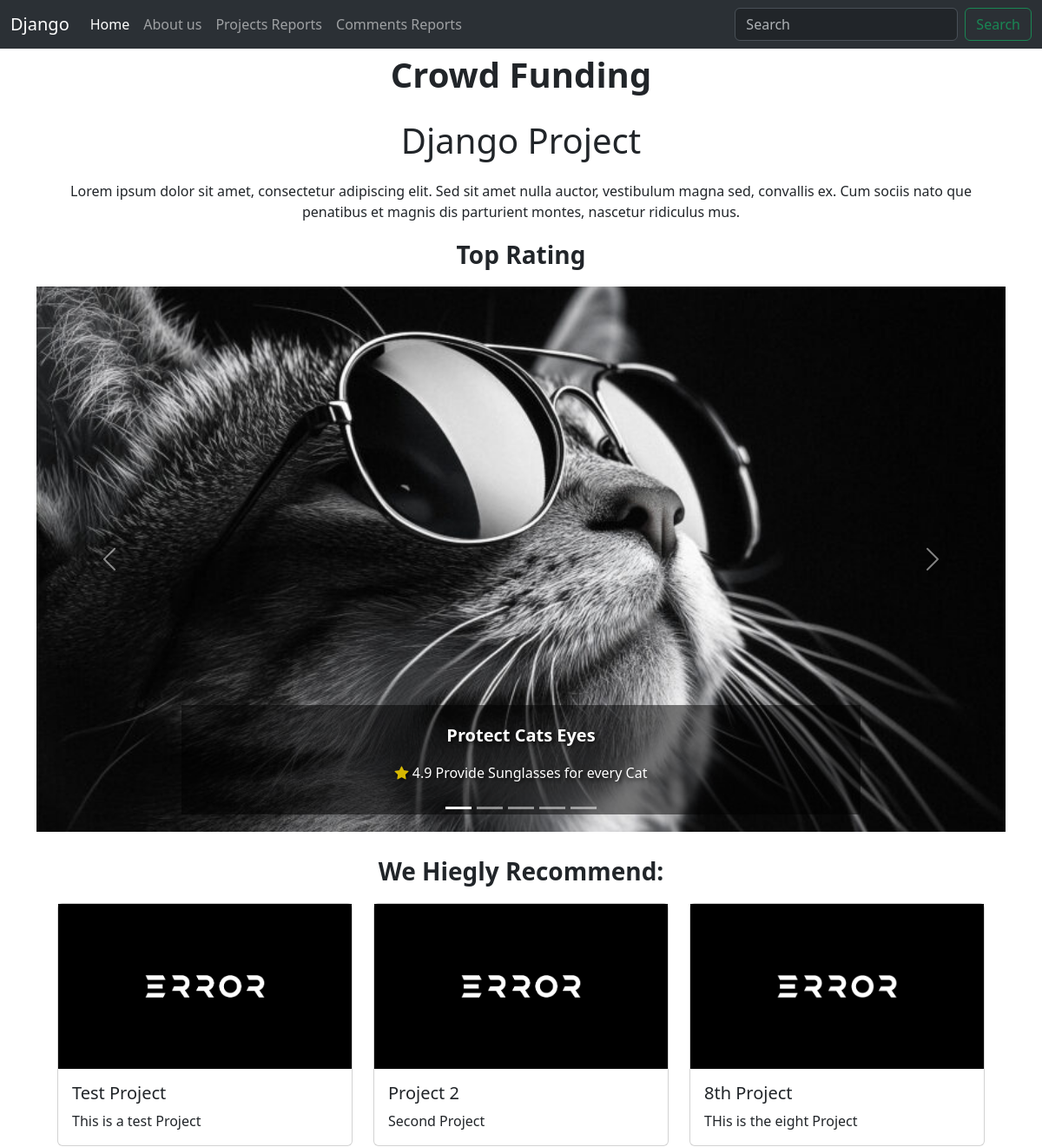
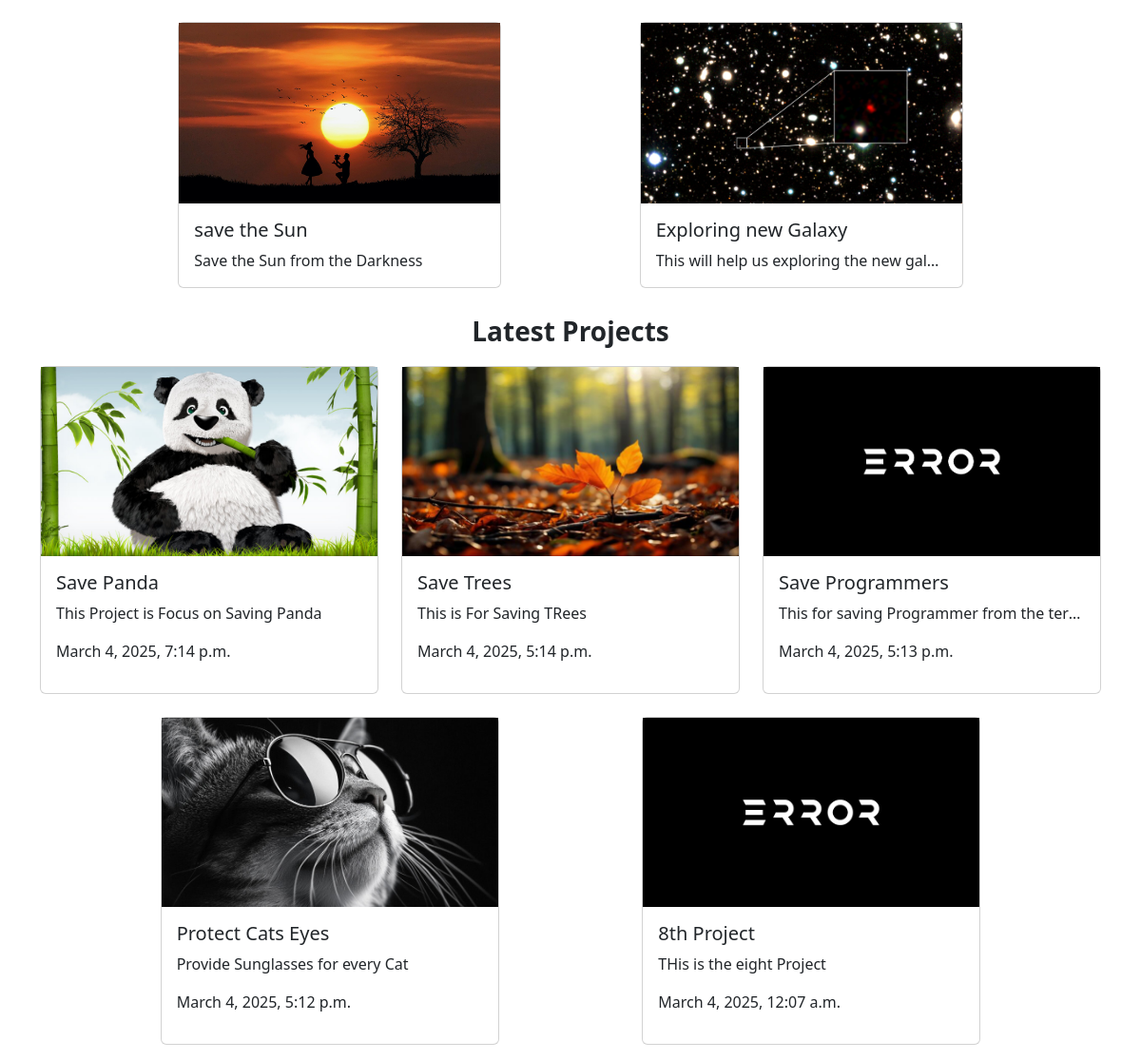
/home/, run on the app's committed database (2 pictures, top to bottom).
### crowdFunding/models.py (models this page shows, shortened)
class Project(models.Model):
    id = models.AutoField(primary_key=True)
    title = models.CharField(max_length=255)
    details = models.TextField()
    state = models.CharField(max_length=10 , choices= [['Open' , 'Open'] , ['Done' , 'Done'] , ['Cancelled' , 'Cancelled']])
    deadline = models.DateField()
    created_at = models.DateTimeField(auto_now_add=True)
    updated_at = models.DateTimeField(auto_now=True)
    attachment = models.FileField(blank=True , null=True)
    target_price = models.IntegerField()
    category = models.ForeignKey(Category, on_delete= models.CASCADE , related_name='projects' )
    user_id = models.ForeignKey(User , on_delete=models.PROTECT)
    total_rating = models.FloatField(validators=[MinValueValidator(0,0) , MaxValueValidator(5.0)] , default=0.0)
    total_user_rated = models.IntegerField(default=0)

class SelectedProject(models.Model):
    id = models.AutoField(primary_key=True)
    project = models.OneToOneField(Project , on_delete=models.CASCADE , unique=True)

### crowdFunding/views.py (the view)
# urls.py: path('home/' , homepage , name='home'),
def homepage(request):
    highest_rating = Project.objects.filter(state = "Open").order_by("-total_rating")[:5]
    selected_projects = SelectedProject.objects.all()
    latest_projects = Project.objects.all().order_by("-created_at")[:5]
    categories = Category.objects.all()
    context = {"highest_rating" : highest_rating , "selected_projects" : selected_projects , "latest_projects" : latest_projects , "categories" : categories}
    return render(request=request , template_name='crowdFunding/homepage.html' , context=context)

### templates/crowdFunding/homepage.html (shortened to what this page needs)
{% extends 'crowdFunding/home.html' %} {% load static %} {% block content %}
<div class="container">
  <p class="fs-1 fw-bold text-center">Crowd Funding</p>
  <p class="fs-1 text-center">Django Project</p>
  <p class="text-center">
    Lorem ipsum dolor sit amet, consectetur adipiscing elit. Sed sit amet nulla
    auctor, vestibulum magna sed, convallis ex. Cum sociis nato que penatibus et
    magnis dis parturient montes, nascetur ridiculus mus.
  </p>
  {% if highest_rating %}
  <p class="fs-3 fw-bold text-center">Top Rating</p>
  <div id="carouselTopRated" class="carousel slide" data-bs-ride="carousel">
    <div class="carousel-indicators">
      {% for project in highest_rating %}
      <button
        type="button"
        data-bs-target="#carouselTopRated"
        data-bs-slide-to="{{ forloop.counter0 }}"
        class="{% if forloop.first %} active {% endif %}"
        aria-current="true"
        aria-label="Slide {{ forloop.counter1 }}"
      ></button>
      {% endfor %}
    </div>
    <div class="carousel-inner">
      {% for project in highest_rating %}
      <div class="carousel-item {% if forloop.first %} active {% endif %}">
        <img
          src="{{ project.attachment.url }}"
          alt="{{ project.attachment.name }}"
          class="d-block w-100"
          style="
            width: 100%;
            height: auto;
            object-fit: cover;
            aspect-ratio: 16/9;
          "
        />
        <div
          class="carousel-caption d-none d-md-block"
          style="background-color: rgba(0, 0, 0, 0.5)"
        >
          <p
            class="fs-5 fw-bold"
            style="text-shadow: 2px 2px 4px rgba(0, 0, 0, 0.8)"
          >
            {{ project.title }}
          </p>
          <p class="fs-6" style="text-shadow: 2px 2px 4px rgba(0, 0, 0, 0.8)">
            <i
              class="bi bi-star-fill"
              style="color: rgba(243, 207, 0, 0.88)"
            ></i>
            {{ project.total_rating }} {{ project.details }}
          </p>
        </div>
      </div>
      {% endfor %}
    </div>
    <button
      class="carousel-control-prev"
      type="button"
      data-bs-target="#carouselTopRated"
      data-bs-slide="prev"
    >
      <span class="carousel-control-prev-icon" aria-hidden="true"></span>
    </button>
    <button
      class="carousel-control-next"
      type="button"
      data-bs-target="#carouselTopRated"
      data-bs-slide="next"
    >
      <span class="carousel-control-next-icon" aria-hidden="true"></span>
    </button>
  </div>
  {% endif %}
  <div class="m-4">
    {% if selected_projects %}
    <p class="fs-3 fw-bold text-center">We Hiegly Recommend:</p>
    <div class="row row-cols-1 row-cols-md-3 g-4 justify-content-evenly">
      {% for project in selected_projects %}
      <div class="col">
        <div class="card w-100">
          {% if project.project.attachment %}
          <img
            src="{{ project.project.attachment.url }}"
            alt="{{ project.project.attachment.name }}"
            style="
              width: 100%;
              height: auto;
              object-fit: cover;
              aspect-ratio: 16/9;
            "
          />
          {% endif %}
          <div class="card-body">
            <h5 class="card-title">{{ project.project.title }}</h5>
            <p
              class="card-text"
              style="
                white-space: nowrap;
                overflow: hidden;
                text-overflow: ellipsis;
              "
            >
              {{ project.project.details }}
            </p>
          </div>
        </div>
      </div>
      {% endfor %}
    </div>
    {% endif %}
  </div>
  <div>
    {% if latest_projects %}
    <p class="fs-3 fw-bold text-center">Latest Projects</p>
    <div class="row row-cols-1 row-cols-md-3 g-4 justify-content-evenly">
      {% for project in latest_projects %}
      <div class="col h-100 d-flex">
        <div class="card w-100 d-flex flex-column">
          {% if project.attachment %}
          <img
            src="{{ project.attachment.url }}"
            alt="{{ project.attachment.name }}"
            style="
              width: 100%;
              height: auto;
              object-fit: cover;
              aspect-ratio: 16/9;
            "
          />
          {% endif %}
          <div class="card-body d-flex flex-column">
            <h5 class="card-title">{{ project.title }}</h5>
            <p
              class="card-text"
              style="
                white-space: nowrap;
                overflow: hidden;
                text-overflow: ellipsis;
              "
            >
              {{ project.details }}
            </p>
            <p class="secondary mt-auto">{{ project.created_at }}</p>
          </div>
        </div>
      </div>
      {% endfor %}
    </div>
    {% endif %}
  </div>
  {% endblock content %}

### templates/crowdFunding/home.html (shortened to what this page needs)
<!DOCTYPE html>
<html lang="en">
  <head>
    <link
      href="https://cdn.jsdelivr.net/npm/bootstrap@5.3.3/dist/css/bootstrap.min.css"
      rel="stylesheet"
    />
    <link
      rel="stylesheet"
      href="https://cdn.jsdelivr.net/npm/bootstrap-icons@1.11.3/font/bootstrap-icons.min.css"
    />
  </head>
  <body>
    {% block navbar%}
    <nav class="navbar navbar-expand-lg bg-body-tertiary" data-bs-theme="dark">
      <div class="container-fluid">
        <a class="navbar-brand" href="{% url 'home' %}">Django</a>
        <div class="collapse navbar-collapse" id="navbarTogglerDemo02">
          <ul class="navbar-nav me-auto mb-2 mb-lg-0">
            <li class="nav-item">
              <a
                class="nav-link active"
                aria-current="page"
                href="{% url 'home' %}"
                >Home</a
              >
            </li>
            <li class="nav-item">
              <a class="nav-link" href="{% url 'about' %}">About us</a>
            </li>
            <li class="nav-item">
              <a class="nav-link" href="{% url 'ListReportProject' %}"
                >Projects Reports</a
              >
            </li>
            <li class="nav-item">
              <a class="nav-link" href="{% url 'ListReportComment' %}"
                >Comments Reports</a
              >
            </li>
          </ul>
          <form
            class="d-flex"
            role="search"
            method="GET"
            action="{% url 'searchProject' %}"
          >
            <input
              class="form-control me-2"
              id="search"
              name="search"
              type="search"
              placeholder="Search"
              aria-label="Search"
            />
            <button class="btn btn-outline-success" type="submit">
              Search
            </button>
          </form>
        </div>
      </div>
    </nav>
    {% endblock navbar %} {% block content %}{% endblock content %}
  </body>
</html>

### data on the page
Project: attachment (picture), title "Protect Cats Eyes", total_rating "4.9", details "Provide Sunglasses for every Cat", created_at "March 4, 2025, 5:12 p.m."
Project: attachment (picture), title "Save Panda", details "This Project is Focus on Saving Panda", created_at "March 4, 2025, 7:14 p.m."
Project: attachment (picture), title "Save Trees", details "This is For Saving TRees", created_at "March 4, 2025, 5:14 p.m."
SelectedProject: project.attachment (picture), project "Test Project", project.details "This is a test Project"
SelectedProject: project.attachment (picture), project "Project 2", project.details "Second Project"
SelectedProject: project.attachment (picture), project "8th Project", project.details "THis is the eight Project"
SelectedProject: project.attachment (picture), project "save the Sun", project.details "Save the Sun from the Darkness"
SelectedProject: project.attachment (picture), project "Exploring new Galaxy", project.details "This will help us exploring the new gal…"
Project: attachment (picture), title "Save Programmers", details "This for saving Programmer from the ter…", created_at "March 4, 2025, 5:13 p.m."
Project: attachment (picture), title "8th Project", details "THis is the eight Project", created_at "March 4, 2025, 12:07 a.m."
